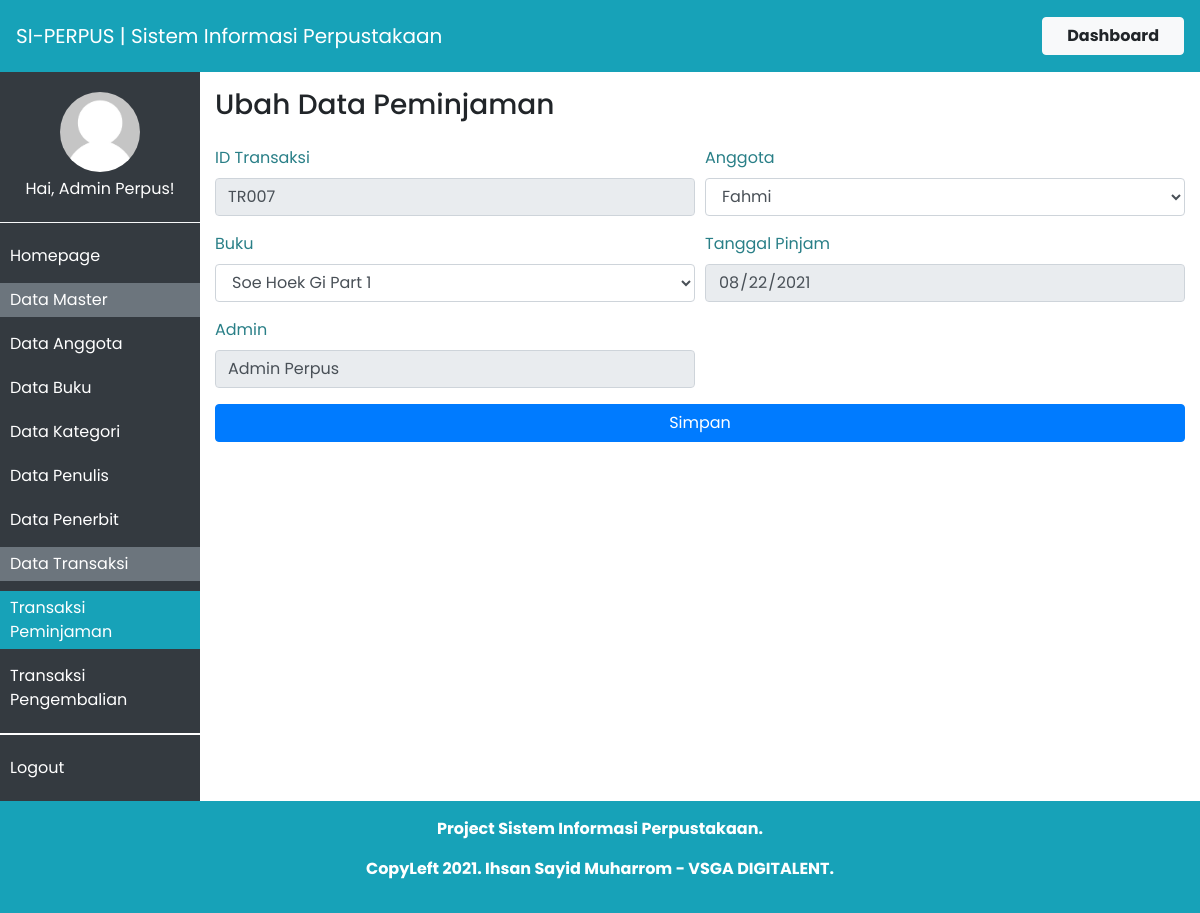
The app's page /index.php?p=peminjaman-ubah&id=TR007 (signed in) with its own data.
### tables this page shows
CREATE TABLE `transaksi` (
  `id_transaksi` char(5) NOT NULL,
  `id_anggota` char(5) NOT NULL,
  `id_buku` char(5) NOT NULL,
  `tanggal_pinjam` date NOT NULL,
  `tanggal_kembali` date DEFAULT NULL,
  `id_admin` int(5) NOT NULL
);

CREATE TABLE `tbanggota` (
  `idanggota` varchar(5) NOT NULL,
  `nama` varchar(30) NOT NULL,
  `jeniskelamin` varchar(10) NOT NULL,
  `alamat` varchar(40) NOT NULL,
  `status` varchar(20) NOT NULL,
  `foto` varchar(35) NOT NULL
);

CREATE TABLE `buku` (
  `id_buku` char(5) NOT NULL,
  `judul_buku` varchar(50) NOT NULL,
  `id_kategori` char(5) NOT NULL,
  `id_penulis` char(5) NOT NULL,
  `id_penerbit` char(5) NOT NULL,
  `status` enum('Tersedia','Dipinjam') NOT NULL
);

### app/peminjaman-ubah.php (the view, shortened to what this page needs)
<?php
if(!isset($_POST['simpan'])) {
	if(isset($_GET['id'])) {
		$id_transaksi = $_GET['id'];
		if(!empty($id_transaksi)) {
			$sql = "SELECT * FROM transaksi WHERE id_transaksi = '{$id_transaksi}';";
			$query = mysqli_query($db_conn, $sql);
			$row = $query->num_rows;
			if($row > 0) {
				$data = mysqli_fetch_array($query);
				$query_anggota = mysqli_query($db_conn, "SELECT * FROM tbanggota");
				$query_buku_sendiri = mysqli_query($db_conn, "SELECT * FROM buku where id_buku = '{$data['id_buku']}'");
				$data_buku_sendiri = mysqli_fetch_array($query_buku_sendiri);
				$nama_admin = $_SESSION['sesi'];
			} else {
echo "<script>alert('ID Transaksi peminjaman tidak ditemukan!');</script>";
echo "<meta http-equiv='refresh' content='0; url=index.php?p=peminjaman'>";
exit;
}
} else {
echo "<script>alert('ID Transaksi peminjaman kosong!');</script>";
echo "<meta http-equiv='refresh' content='0; url=index.php?p=peminjaman'>";
exit;
}
} else {
echo "<script>alert('ID Transaksi peminjaman tidak didefinisikan!');</script>";
echo "<meta http-equiv='refresh' content='0; url=index.php?p=peminjaman'>";
exit;
}
?>
<div id="container">
	<div class="page-title">
		<h3>Ubah Data Peminjaman</h3>
	</div>
	<div class="page-content">
		<form class="my-4" enctype="multipart/form-data" action="" method="post">
			<div class="form-row">
				<div class="form-group col-md-6">
					<label for="id_transaksi">ID Transaksi</label>
					<input type="text" class="form-control" name="id_transaksi" value="<?php echo $data['id_transaksi']; ?>" readonly>
				</div>
				<div class="form-group col-md-6">
					<label for="id_anggota">Anggota</label>
					<select name="id_anggota" class="form-control">
						<?php
							while($data_anggota = mysqli_fetch_array($query_anggota)){
						?>
						<option value="<?=$data_anggota['idanggota'] ?>" <?php echo ($data['id_anggota'] == $data_anggota['idanggota'] ? 'selected' : '') ?>><?=$data_anggota['nama'] ?></option>
						<?php } ?>
					</select>
				</div>
			</div>
			<div class="form-row">
				<div class="form-group col-md-6">
					<label for="id_buku">Buku</label>
					<select name="id_buku" class="form-control">
						<option value="<?php echo $data_buku_sendiri['id_buku']; ?>" selected><?php echo $data_buku_sendiri['judul_buku']; ?></option>
					</select>
				</div>
				<div class="form-group col-md-6">
					<label for="tanggal_pinjam">Tanggal Pinjam</label>
					<input type="date" name="tanggal_pinjam" class="form-control" value="<?php echo $data['tanggal_pinjam']; ?>" readonly>
				</div>
			</div>
			<div class="form-row">
				<div class="form-group col-md-6">
					<label for="nama_admin">Admin</label>
					<input type="text" name="nama_admin" value="<?php echo $nama_admin; ?>" class="form-control" readonly>
				</div>
			</div>
			<input type="submit" class="btn btn-primary w-100" name="simpan" value="Simpan" />
		</form>
	</div>
</div>
<?php
	}
?>

### assets/css/style.css (style rules this page uses)
body { font-family: 'Poppins', sans-serif; }
:root { --primary: #297F87; }
.form-group > label { color: var(--primary); text-align: left !important; }

### records on screen
transaksi: id_transaksi "TR007", id_anggota "Fahmi", tanggal_pinjam "08/22/2021"
buku: id_buku "Soe Hoek Gi Part 1"

### other values on screen
$_SITE_TITLE "SI-PERPUS | Sistem Informasi Perpustakaan"
$_SESSION['sesi'] "Admin Perpus"
$_SITE_INFO "Project Sistem Informasi Perpustakaan."
$_SITE_CREDIT "CopyLeft 2021. Ihsan Sayid Muharrom - VSGA DIGITALENT."
